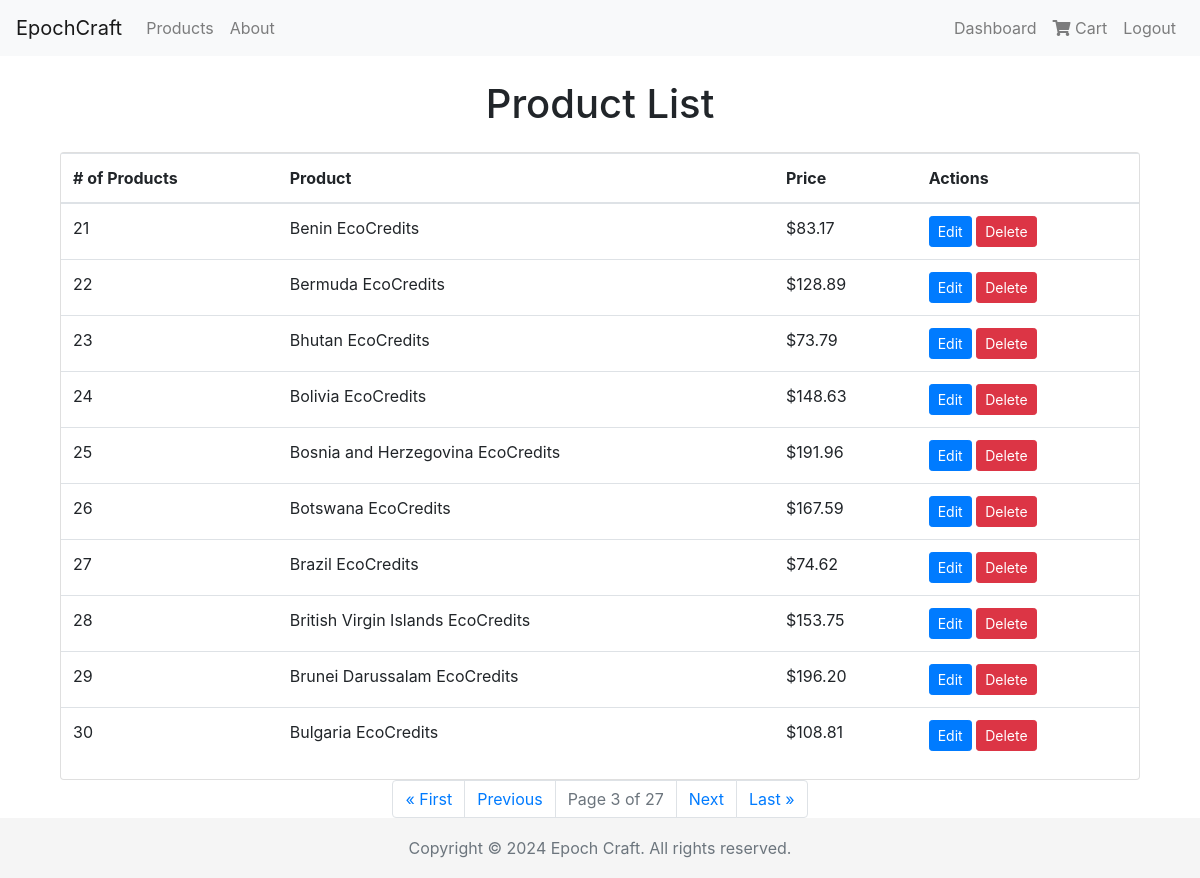
/management/products/?page=3 (signed in), run on the app's committed database.
### cc_shop/models.py (models this page shows, shortened)
class Product(models.Model):
    country = models.ForeignKey(Country, on_delete=models.CASCADE, related_name='products')
    description = models.TextField()
    price = models.DecimalField(max_digits=10, decimal_places=2)
    type = models.CharField(max_length=50)   # Types could be like "Carbon Offset", "Renewable Energy Credit", etc

class Country(models.Model):
    country_code = models.CharField(max_length=3, primary_key=True)
    country_name = models.CharField(max_length=100)
    def __str__(self):
        return self.country_name

### cc_shop/views.py (the view)
# urls.py: path('management/products/', views.product_list, name='product_list'),
@login_required
def product_list(request):
    items_per_page = 10
    all_products = Product.objects.all()
    paginator = Paginator(all_products, items_per_page)
    page_number = request.GET.get('page', 1)
    try:
        products_page_obj = paginator.get_page(page_number)
    except PageNotAnInteger:
        products_page_obj = paginator.get_page(1)
    except EmptyPage:
        products_page_obj = paginator.get_page(paginator.num_pages)
    product_start_index = (products_page_obj.number - 1) * items_per_page + 1
    context = {
        'products_page_obj': products_page_obj,
        'product_start_index': product_start_index
    }
    return render(request, 'product_list.html', context)

### cc_shop/templates/product_list.html
{% extends 'base.html' %}
{% block content %}
<div class="container mt-4">
    <h1 class="text-center mb-4">Product List</h1>
    <div class="card">
        <table class="table table-hover">
            <thead>
                <tr>
                    <th># of Products</th>
                    <th>Product</th>
                    <th>Price</th>
                    <th>Actions</th>
                </tr>
            </thead>
            <tbody>
                {% for product in products_page_obj %}
                <tr>
                    <td>{{ forloop.counter0|add:product_start_index }}</td>
                    <td>{{ product.country }} EcoCredits</td>
                    <td>${{ product.price }}</td>
                    <td>
                        <a href="{% url 'edit_product' product.id %}" class="btn btn-primary btn-sm">Edit</a>
                        <a href="{% url 'delete_product' product.id %}" class="btn btn-danger btn-sm">Delete</a>
                    </td>
                </tr>
                {% empty %}
                <tr><td colspan="4">No products found.</td></tr>
                {% endfor %}
            </tbody>
        </table>
    </div>
    <nav aria-label="Page navigation">
        <ul class="pagination justify-content-center">
            {% if products_page_obj.has_previous %}
                <li class="page-item"><a class="page-link" href="?page=1">&laquo; First</a></li>
                <li class="page-item"><a class="page-link" href="?page={{ products_page_obj.previous_page_number }}">Previous</a></li>
            {% endif %}
            <li class="page-item disabled"><a class="page-link" href="#">Page {{ products_page_obj.number }} of {{ products_page_obj.paginator.num_pages }}</a></li>
            {% if products_page_obj.has_next %}
                <li class="page-item"><a class="page-link" href="?page={{ products_page_obj.next_page_number }}">Next</a></li>
                <li class="page-item"><a class="page-link" href="?page={{ products_page_obj.paginator.num_pages }}">Last &raquo;</a></li>
            {% endif %}
        </ul>
    </nav>
</div>
{% endblock %}

### cc_shop/templates/base.html (style rules this page uses)
html { position: relative; min-height: 100%; }
body { margin-bottom: 60px; }

### data on the page
Product: country "Benin", price "83.17"
Product: country "Bermuda", price "128.89"
Product: country "Bhutan", price "73.79"
Product: country "Bolivia", price "148.63"
Product: country "Bosnia and Herzegovina", price "191.96"
Product: country "Botswana", price "167.59"
Product: country "Brazil", price "74.62"
Product: country "British Virgin Islands", price "153.75"
Product: country "Brunei Darussalam", price "196.20"
Product: country "Bulgaria", price "108.81"

### other printed values
{{ products_page_obj.number }} "3"
{{ products_page_obj.paginator.num_pages }} "27"
